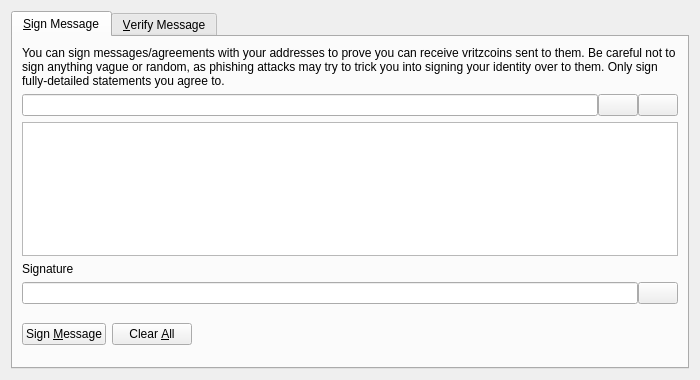
<?xml version="1.0" encoding="UTF-8"?>
<ui version="4.0">
 <class>SignVerifyMessageDialog</class>
 <widget class="QDialog" name="SignVerifyMessageDialog">
  <property name="geometry">
   <rect>
    <x>0</x>
    <y>0</y>
    <width>700</width>
    <height>380</height>
   </rect>
  </property>
  <property name="windowTitle">
   <string>Signatures - Sign / Verify a Message</string>
  </property>
  <property name="modal">
   <bool>true</bool>
  </property>
  <layout class="QVBoxLayout" name="verticalLayout">
   <item>
    <widget class="QTabWidget" name="tabWidget">
     <property name="currentIndex">
      <number>0</number>
     </property>
     <widget class="QWidget" name="tabSignMessage">
      <attribute name="title">
       <string>&amp;Sign Message</string>
      </attribute>
      <layout class="QVBoxLayout" name="verticalLayout_SM">
       <item>
        <widget class="QLabel" name="infoLabel_SM">
         <property name="text">
          <string>You can sign messages/agreements with your addresses to prove you can receive vritzcoins sent to them. Be careful not to sign anything vague or random, as phishing attacks may try to trick you into signing your identity over to them. Only sign fully-detailed statements you agree to.</string>
         </property>
         <property name="textFormat">
          <enum>Qt::PlainText</enum>
         </property>
         <property name="wordWrap">
          <bool>true</bool>
         </property>
        </widget>
       </item>
       <item>
        <layout class="QHBoxLayout" name="horizontalLayout_1_SM">
         <property name="spacing">
          <number>0</number>
         </property>
         <item>
          <widget class="QValidatedLineEdit" name="addressIn_SM">
           <property name="toolTip">
            <string>The Vritzcoin address to sign the message with</string>
           </property>
          </widget>
         </item>
         <item>
          <widget class="QPushButton" name="addressBookButton_SM">
           <property name="toolTip">
            <string>Choose previously used address</string>
           </property>
           <property name="text">
            <string/>
           </property>
           <property name="icon">
            <iconset resource="../vritzcoin.qrc">
             <normaloff>:/icons/address-book</normaloff>:/icons/address-book</iconset>
           </property>
           <property name="shortcut">
            <string>Alt+A</string>
           </property>
           <property name="autoDefault">
            <bool>false</bool>
           </property>
          </widget>
         </item>
         <item>
          <widget class="QPushButton" name="pasteButton_SM">
           <property name="toolTip">
            <string>Paste address from clipboard</string>
           </property>
           <property name="text">
            <string/>
           </property>
           <property name="icon">
            <iconset resource="../vritzcoin.qrc">
             <normaloff>:/icons/editpaste</normaloff>:/icons/editpaste</iconset>
           </property>
           <property name="shortcut">
            <string>Alt+P</string>
           </property>
           <property name="autoDefault">
            <bool>false</bool>
           </property>
          </widget>
         </item>
        </layout>
       </item>
       <item>
        <widget class="QPlainTextEdit" name="messageIn_SM">
         <property name="toolTip">
          <string>Enter the message you want to sign here</string>
         </property>
        </widget>
       </item>
       <item>
        <widget class="QLabel" name="signatureLabel_SM">
         <property name="text">
          <string>Signature</string>
         </property>
         <property name="textFormat">
          <enum>Qt::PlainText</enum>
         </property>
        </widget>
       </item>
       <item>
        <layout class="QHBoxLayout" name="horizontalLayout_2_SM">
         <property name="spacing">
          <number>0</number>
         </property>
         <item>
          <widget class="QLineEdit" name="signatureOut_SM">
           <property name="font">
            <font>
             <italic>true</italic>
            </font>
           </property>
           <property name="readOnly">
            <bool>true</bool>
           </property>
          </widget>
         </item>
         <item>
          <widget class="QPushButton" name="copySignatureButton_SM">
           <property name="toolTip">
            <string>Copy the current signature to the system clipboard</string>
           </property>
           <property name="text">
            <string/>
           </property>
           <property name="icon">
            <iconset resource="../vritzcoin.qrc">
             <normaloff>:/icons/editcopy</normaloff>:/icons/editcopy</iconset>
           </property>
           <property name="autoDefault">
            <bool>false</bool>
           </property>
          </widget>
         </item>
        </layout>
       </item>
       <item>
        <layout class="QHBoxLayout" name="horizontalLayout_3_SM">
         <item>
          <widget class="QPushButton" name="signMessageButton_SM">
           <property name="toolTip">
            <string>Sign the message to prove you own this Vritzcoin address</string>
           </property>
           <property name="text">
            <string>Sign &amp;Message</string>
           </property>
           <property name="icon">
            <iconset resource="../vritzcoin.qrc">
             <normaloff>:/icons/edit</normaloff>:/icons/edit</iconset>
           </property>
           <property name="autoDefault">
            <bool>false</bool>
           </property>
          </widget>
         </item>
         <item>
          <widget class="QPushButton" name="clearButton_SM">
           <property name="toolTip">
            <string>Reset all sign message fields</string>
           </property>
           <property name="text">
            <string>Clear &amp;All</string>
           </property>
           <property name="icon">
            <iconset resource="../vritzcoin.qrc">
             <normaloff>:/icons/remove</normaloff>:/icons/remove</iconset>
           </property>
           <property name="autoDefault">
            <bool>false</bool>
           </property>
          </widget>
         </item>
         <item>
          <spacer name="horizontalSpacer_1_SM">
           <property name="orientation">
            <enum>Qt::Horizontal</enum>
           </property>
           <property name="sizeHint" stdset="0">
            <size>
             <width>40</width>
             <height>48</height>
            </size>
           </property>
          </spacer>
         </item>
         <item>
          <widget class="QLabel" name="statusLabel_SM">
           <property name="font">
            <font>
             <weight>75</weight>
             <bold>true</bold>
            </font>
           </property>
           <property name="text">
            <string/>
           </property>
           <property name="wordWrap">
            <bool>true</bool>
           </property>
          </widget>
         </item>
         <item>
          <spacer name="horizontalSpacer_2_SM">
           <property name="orientation">
            <enum>Qt::Horizontal</enum>
           </property>
           <property name="sizeHint" stdset="0">
            <size>
             <width>40</width>
             <height>48</height>
            </size>
           </property>
          </spacer>
         </item>
        </layout>
       </item>
      </layout>
     </widget>
     <widget class="QWidget" name="tabVerifyMessage">
      <attribute name="title">
       <string>&amp;Verify Message</string>
      </attribute>
      <layout class="QVBoxLayout" name="verticalLayout_VM">
       <item>
        <widget class="QLabel" name="infoLabel_VM">
         <property name="text">
          <string>Enter the receiver's address, message (ensure you copy line breaks, spaces, tabs, etc. exactly) and signature below to verify the message. Be careful not to read more into the signature than what is in the signed message itself, to avoid being tricked by a man-in-the-middle attack. Note that this only proves the signing party receives with the address, it cannot prove sendership of any transaction!</string>
         </property>
         <property name="textFormat">
          <enum>Qt::PlainText</enum>
         </property>
         <property name="alignment">
          <set>Qt::AlignLeading|Qt::AlignLeft|Qt::AlignTop</set>
         </property>
         <property name="wordWrap">
          <bool>true</bool>
         </property>
        </widget>
       </item>
       <item>
        <layout class="QHBoxLayout" name="horizontalLayout_1_VM">
         <property name="spacing">
          <number>0</number>
         </property>
         <item>
          <widget class="QValidatedLineEdit" name="addressIn_VM">
           <property name="toolTip">
            <string>The Vritzcoin address the message was signed with</string>
           </property>
          </widget>
         </item>
         <item>
          <widget class="QPushButton" name="addressBookButton_VM">
           <property name="toolTip">
            <string>Choose previously used address</string>
           </property>
           <property name="text">
            <string/>
           </property>
           <property name="icon">
            <iconset resource="../vritzcoin.qrc">
             <normaloff>:/icons/address-book</normaloff>:/icons/address-book</iconset>
           </property>
           <property name="shortcut">
            <string>Alt+A</string>
           </property>
           <property name="autoDefault">
            <bool>false</bool>
           </property>
          </widget>
         </item>
        </layout>
       </item>
       <item>
        <widget class="QPlainTextEdit" name="messageIn_VM"/>
       </item>
       <item>
        <widget class="QValidatedLineEdit" name="signatureIn_VM"/>
       </item>
       <item>
        <layout class="QHBoxLayout" name="horizontalLayout_2_VM">
         <item>
          <widget class="QPushButton" name="verifyMessageButton_VM">
           <property name="toolTip">
            <string>Verify the message to ensure it was signed with the specified Vritzcoin address</string>
           </property>
           <property name="text">
            <string>Verify &amp;Message</string>
           </property>
           <property name="icon">
            <iconset resource="../vritzcoin.qrc">
             <normaloff>:/icons/transaction_0</normaloff>:/icons/transaction_0</iconset>
           </property>
           <property name="autoDefault">
            <bool>false</bool>
           </property>
          </widget>
         </item>
         <item>
          <widget class="QPushButton" name="clearButton_VM">
           <property name="toolTip">
            <string>Reset all verify message fields</string>
           </property>
           <property name="text">
            <string>Clear &amp;All</string>
           </property>
           <property name="icon">
            <iconset resource="../vritzcoin.qrc">
             <normaloff>:/icons/remove</normaloff>:/icons/remove</iconset>
           </property>
           <property name="autoDefault">
            <bool>false</bool>
           </property>
          </widget>
         </item>
         <item>
          <spacer name="horizontalSpacer_1_VM">
           <property name="orientation">
            <enum>Qt::Horizontal</enum>
           </property>
           <property name="sizeHint" stdset="0">
            <size>
             <width>40</width>
             <height>48</height>
            </size>
           </property>
          </spacer>
         </item>
         <item>
          <widget class="QLabel" name="statusLabel_VM">
           <property name="font">
            <font>
             <weight>75</weight>
             <bold>true</bold>
            </font>
           </property>
           <property name="text">
            <string/>
           </property>
           <property name="wordWrap">
            <bool>true</bool>
           </property>
          </widget>
         </item>
         <item>
          <spacer name="horizontalSpacer_2_VM">
           <property name="orientation">
            <enum>Qt::Horizontal</enum>
           </property>
           <property name="sizeHint" stdset="0">
            <size>
             <width>40</width>
             <height>48</height>
            </size>
           </property>
          </spacer>
         </item>
        </layout>
       </item>
      </layout>
     </widget>
    </widget>
   </item>
  </layout>
 </widget>
 <customwidgets>
  <customwidget>
   <class>QValidatedLineEdit</class>
   <extends>QLineEdit</extends>
   <header>qt/qvalidatedlineedit.h</header>
  </customwidget>
 </customwidgets>
 <resources>
  <include location="../vritzcoin.qrc"/>
 </resources>
 <connections/>
</ui>
